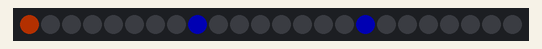
Recording of a sketch running on a simulated Arduino Pro Mini, built with avr-gcc and run on an emulated ATmega328P. Shown: 24 RGB LEDs in strip order, left to right. Dim RGB values are drawn brighter than linear.

Above: at 0.1 s.
At 6.2 s:
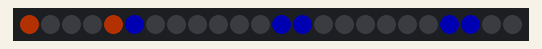
At 9.2 s:
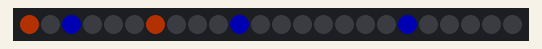
At 24.5 s:
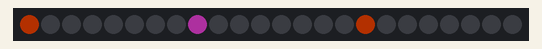
At 27.5 s:
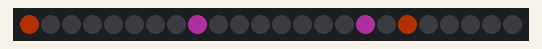
At 39.82 s:
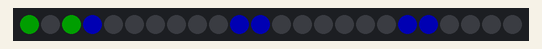

The sketch:

Gemma_Hoop_Glucose_Clock.ino
```cpp
// This is a beta-stage example of how to visualize glucose data on a Gemma Hoop LED ring.
// Writen By Etiowo Usoro


#include <Adafruit_NeoPixel.h>

#define PIN       4
#define NUM_LEDS 24

Adafruit_NeoPixel pixels = Adafruit_NeoPixel(NUM_LEDS, PIN);

// Begin Colors Dictionary
uint32_t AntiqueWhite  = 0xFAEBD7;
uint32_t Aqua  = 0x00FFFF;
uint32_t Aquamarine  = 0x7FFFD4;
uint32_t Azure  = 0xF0FFFF;
uint32_t Beige  = 0xF5F5DC;
uint32_t Bisque  = 0xFFE4C4;
uint32_t Black  = 0x000000;
uint32_t BlanchedAlmond  = 0xFFEBCD;
uint32_t Blue  = 0x0000FF;
uint32_t BlueViolet  = 0x8A2BE2;
uint32_t Brown  = 0xA52A2A;
uint32_t Burlywood  = 0xDEB887;
uint32_t CadetBlue  = 0x5F9EA0;
uint32_t Chartreuse  = 0x7FFF00;
uint32_t Chocolate  = 0xD2691E;
uint32_t Coral  = 0xFF7F50;
uint32_t CornflowerBlue  = 0x6495ED;
uint32_t Cornsilk  = 0xFFF8DC;
uint32_t Crimson  = 0xDC143C;
uint32_t Cyan  = 0x00FFFF;
uint32_t DarkBlue  = 0x00008B;
uint32_t DarkCyan  = 0x008B8B;
uint32_t DarkGoldenrod  = 0xB8860B;
uint32_t DarkGray  = 0xA9A9A9;
uint32_t DarkGreen  = 0x006400;
uint32_t DarkKhaki  = 0xBDB76B;
uint32_t DarkMagenta  = 0x8B008B;
uint32_t DarkOliveGreen  = 0x556B2F;
uint32_t DarkOrange  = 0xFF8C00;
uint32_t DarkOrchid  = 0x9932CC;
uint32_t DarkRed  = 0x8B0000;
uint32_t DarkSalmon  = 0xE9967A;
uint32_t DarkSeaGreen  = 0x8FBC8F;
uint32_t DarkSlateBlue  = 0x483D8B;
uint32_t DarkSlateGray  = 0x2F4F4F;
uint32_t DarkTurquoise  = 0x00CED1;
uint32_t DarkViolet  = 0x9400D3;
uint32_t DeepPink  = 0xFF1493;
uint32_t DeepSkyBlue  = 0x00BFFF;
uint32_t DimGray  = 0x696969;
uint32_t DodgerBlue  = 0x1E90FF;
uint32_t FireBrick  = 0xB22222;
uint32_t FloralWhite  = 0xFFFAF0;
uint32_t ForestGreen  = 0x228B22;
uint32_t Fuchsia  = 0xFF00FF;
uint32_t Gainsboro  = 0xDCDCDC;
uint32_t GhostWhite  = 0xF8F8FF;
uint32_t Gold  = 0xFFD700;
uint32_t Goldenrod  = 0xDAA520;
uint32_t Gray  = 0x808080;
uint32_t Green  = 0x008000;
uint32_t GreenYellow  = 0xADFF2F;
uint32_t Honeydew  = 0xF0FFF0;
uint32_t HotPink  = 0xFF69B4;
uint32_t IndianRed  = 0xCD5C5C;
uint32_t Indigo  = 0x4B0082;
uint32_t Ivory  = 0xFFFFF0;
uint32_t Khaki  = 0xF0E68C;
uint32_t Lavender  = 0xE6E6FA;
uint32_t LavenderBlush  = 0xFFF0F5;
uint32_t LawnGreen  = 0x7CFC00;
uint32_t LemonChiffon  = 0xFFFACD;
uint32_t LightBlue  = 0xADD8E6;
uint32_t LightCoral  = 0xF08080;
uint32_t LightCyan  = 0xE0FFFF;
uint32_t LightGoldenrodYellow  = 0xFAFAD2;
uint32_t LightGreen  = 0x90EE90;
uint32_t LightGrey  = 0xD3D3D3;
uint32_t LightPink  = 0xFFB6C1;
uint32_t LightSalmon  = 0xFFA07A;
uint32_t LightSeaGreen  = 0x20B2AA;
uint32_t LightSkyBlue  = 0x87CEFA;
uint32_t LightSlateGray  = 0x778899;
uint32_t LightSteelBlue  = 0xB0C4DE;
uint32_t LightYellow  = 0xFFFFE0;
uint32_t Lime  = 0x00FF00;
uint32_t LimeGreen  = 0x32CD32;
uint32_t Linen  = 0xFAF0E6;
uint32_t Magenta  = 0xFF00FF;
uint32_t Maroon  = 0x800000;
uint32_t MediumAquamarine  = 0x66CDAA;
uint32_t MediumBlue  = 0x0000CD;
uint32_t MediumOrchid  = 0xBA55D3;
uint32_t MediumPurple  = 0x9370DB;
uint32_t MediumSeaGreen  = 0x3CB371;
uint32_t MediumSlateBlue  = 0x7B68EE;
uint32_t MediumSpringGreen  = 0x00FA9A;
uint32_t MediumTurquoise  = 0x48D1CC;
uint32_t MediumVioletRed  = 0xC71585;
uint32_t MidnightBlue  = 0x191970;
uint32_t MintCream  = 0xF5FFFA;
uint32_t MistyRose  = 0xFFE4E1;
uint32_t Moccasin  = 0xFFE4B5;
uint32_t NavajoWhite  = 0xFFDEAD;
uint32_t Navy  = 0x000080;
uint32_t OldLace  = 0xFDF5E6;
uint32_t Olive  = 0x808000;
uint32_t OliveDrab  = 0x6B8E23;
uint32_t Orange  = 0xFFA500;
uint32_t OrangeRed  = 0xFF4500;
uint32_t Orchid  = 0xDA70D6;
uint32_t PaleGoldenrod  = 0xEEE8AA;
uint32_t PaleGreen  = 0x98FB98;
uint32_t PaleTurquoise  = 0xAFEEEE;
uint32_t PaleVioletRed  = 0xDB7093;
uint32_t PapayaWhip  = 0xFFEFD5;
uint32_t PeachPuff  = 0xFFDAB9;
uint32_t Peru  = 0xCD853F;
uint32_t Pink  = 0xFFC0CB;
uint32_t Plum  = 0xDDA0DD;
uint32_t PowderBlue  = 0xB0E0E6;
uint32_t Purple  = 0x800080;
uint32_t Red  = 0xFF0000;
uint32_t RosyBrown  = 0xBC8F8F;
uint32_t RoyalBlue  = 0x4169E1;
uint32_t SaddleBrown  = 0x8B4513;
uint32_t Salmon  = 0xFA8072;
uint32_t SandyBrown  = 0xF4A460;
uint32_t SeaGreen  = 0x2E8B57;
uint32_t Seashell  = 0xFFF5EE;
uint32_t Sienna  = 0xA0522D;
uint32_t Silver  = 0xC0C0C0;
uint32_t SkyBlue  = 0x87CEEB;
uint32_t SlateBlue  = 0x6A5ACD;
uint32_t SlateGray  = 0x708090;
uint32_t Snow  = 0xFFFAFA;
uint32_t SpringGreen  = 0x00FF7F;
uint32_t SteelBlue  = 0x4682B4;
uint32_t Tan  = 0xD2B48C;
uint32_t Teal  = 0x008080;
uint32_t Thistle  = 0xD8BFD8;
uint32_t Tomato  = 0xFF6347;
uint32_t Turquoise  = 0x40E0D0;
uint32_t Violet  = 0xEE82EE;
uint32_t Wheat  = 0xF5DEB3;
uint32_t White  = 0xFFFFFF;
uint32_t WhiteSmoke  = 0xF5F5F5;
uint32_t Yellow  = 0xFFFF00;
uint32_t YellowGreen  = 0x9ACD32;
// End  color dictionary

uint8_t  mode   = 0,              // Current animation effect
         offset = 0;              // Position of spinner animation

uint32_t color  = Blue;           // Starting color
uint32_t hourcolor  = OrangeRed;  // hour hand start

int      hour =  1;               // Time of day to cycle through data
int      AmPm =  1;               // am/pm indicator
int      dif = 0;
int      amount = 1;              // number of LEDs to light up for rotation animation
int      rotation = 0;            // 1 is counterclockwise, 0 is static, -1 is clockwise
int      brightness = 20;        // value for pulse animation
int      pulse = 1;               // increment/decrement for brightness (pulse animation)
uint32_t prevTime;                // Time of last animation mode switch


int myData[] = {168.25, 141.583, 123.5, 128.5, 151.417, 191.667, 243.545, 283.417, 294.571, 283.333, 168.167, 77, 106.417, 90.833, 72.769, 113.5, 137.667, 62.25, 106.5, 100.5, 105.167, 90.083, 101.333, 103.083};

void setup() {
  pixels.begin();
  pixels.setBrightness(60); // ~1/3 brightness
  prevTime = millis();      // Starting time

}


void loop() {
  uint8_t  i;
  uint32_t t;

  switch(mode) {

   case 0: // Animations
      if (brightness == 10)  pulse = -1;
      if (brightness == 200) pulse = 1;
      brightness = brightness - pulse;

    // [Glucose rotation start]
    for(i=0; i<NUM_LEDS; i++) {             // For each LED...

      uint32_t c = 0;                       // Assume pixel will be "off" color

      if(((offset + i) & 7) < amount) {     // For each 8 pixels, 2 will be...
        c = color;                          // ...assigned the current color
        if(amount==1){                      // if no change in glucose, make led pulse (as opposed to rotating)
          // uint8_t r = color >> 16;
          // uint8_t g = color >> 8;
          // uint8_t b = color;
          // if(r>1) r = r - brightness;
          // if(g>1) g = g - brightness;
          // if(b>1) b = b - brightness;
          // uint32_t c2 = (uint32_t)r << 16 | (uint32_t)g << 8 | (uint32_t)b;
          // // color=c;
          // c=c2;
          // // uint32_t color = (r << 16) | (g << 8) | b;
          delay(5);
          // color = Red;
        }
      }
      pixels.setPixelColor(i, c);           // Set color of pixel 'i'
    }

      pixels.setPixelColor(0, hourcolor);
      pixels.setPixelColor((hour-1)*2, hourcolor);
    // [clock face end]
    pixels.show();

    if (abs(dif)<15) break;

    delay(150*(log(150) - log(abs(dif)+1)));                     // 50 millisecond delay
    offset = offset + rotation;       // Shift animation by 1 pixel on next frame
    break;


  }

  t = millis();                       // Current time in milliseconds

  if((t - prevTime) > 3000) {         // Every few seconds...
    mode++;                           // Advance to next animation mode
    hour++;
    AmPm++;
    brightness = 255;
    if(AmPm==13) {                    // Convert colors from Am to PM | reset hours
      hour       = 1;
      hourcolor  = Green;             // PM Hand color
    }
    if(AmPm>24) {
    AmPm = 1;
    hour = 1;
    hourcolor  = OrangeRed;           // AM hand color

    }
    if(mode >= 1) {                   // End of modes?
      mode = 0;                       // Start over from beginning
      int gluc = myData[AmPm-1];
      if (gluc<66) {
        color = Red;                  // Low color      - Red
        }else if (gluc<160) {
          color = Blue;               // In range color - Blue
        }else if (gluc>=160) {
          color = 0xD43BC5;           // High color     - Purple
        }

      if (AmPm==1) {                  // Calculate amount of change
        dif = 0;
      } else{
        dif = myData[AmPm-1] - myData[AmPm-2];
      }
        if (abs(dif) >= 30) {         // rate of change (arrow) calculations
          amount = 3;
        } else if (abs(dif)>15) {
          amount = 2;
        } else {
          amount = 1;
        }
        if (dif<0) {                // Counterclockwise, Static, or Clockwise direction
          rotation = 1;
        } else if (dif==0) {
          rotation = 0;
        } else if (dif>0) {
          rotation = -1;
        }


    }
    pixels.clear();                // Set all pixels to 'off' state
    prevTime = t;                  // Record the time of the last mode change
  }
}
```

Measured:
- what the display in image 0 shows lasts 3.0 s, from 0.0 s to 3.0 s
